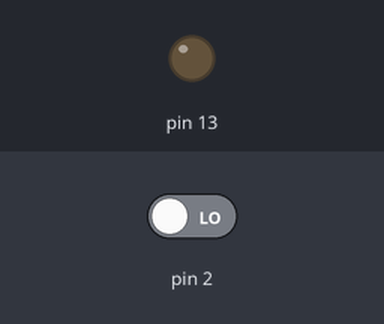
The sketch below on a simulated Arduino Uno, built with avr-gcc and run on an emulated ATmega328P. Shown: output pins drawn as LEDs (lit = HIGH). The test bench sets the inputs (shaded band); at power-on: pin 2 LOW.

Above: at 1.2 s.
1.3 s: pin 2 driven HIGH
At 2.6 s:
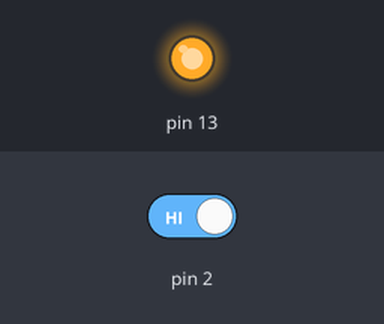
Timing chart, 0 to 7.8 s (numbered marks = the images above; inputs shaded):
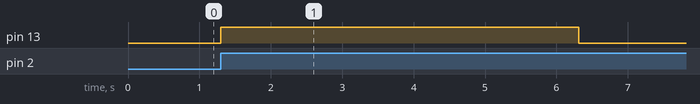

Measured:
- after the input at 1.3 s, pin 13: LOW → HIGH after 0.00 s instead of 3.7 s

The sketch:

FarolB.ino
```cpp
volatile uint16_t overflows = 0;

void pressButton() {
    // if we press the button we should anticipate toggling the LED state
    // How to proceed here?
    // 1. Toggle the LED state
    digitalWrite(13, !digitalRead(13));
    // 2. Clear all overflow counters
    overflows = 0;
    // 3. Clear Timer2 counter
    TCNT2 = 0;
    // 4. Release the button
}

// This function will be called every time TIMER2 overflows
// and it is binded to Timer2 Overflow Interrupt Service Routine
ISR(TIMER2_OVF_vect) {
    overflows ++;
    if (overflows == 306) {
        overflows = 0;
        // Toggle the LED state
        digitalWrite(13, !digitalRead(13));
    }
}

void setup() {
    // Set pin 13 as output
    pinMode(13, OUTPUT);
    // Set pin 2 as input
    pinMode(2, INPUT);

    // Attach interrupt to pin 2 through specifc function
    // attachInterrupt that can only be used with Arduino
    // pins that are interrupt capable (2 and 3 on the Uno)
    attachInterrupt(
        digitalPinToInterrupt(2), pressButton, RISING
    );

    // Set TIMER2 to normal mode
    // Arduino UNO has two controller registers for TIMER2: TCCR2A and TCCR2B
    TCCR2A = 0b00000000; // normal operation mode
    TCCR2B = 0b00000111; // enabling 1024 prescaler
    // Enable TIMER2 overflow interrupt. When we enable it it will be
    // binded to a ISR function that we need to implement in our code
    // As Timer2 can only count to 255 we need to count the times it overflows
    // So we will build it in our ISR function
    TIMSK2 = TIMSK2 | 0b00000001;

    // At the end we need to enable global interrupts
    sei();

}

void loop() {

}
```
